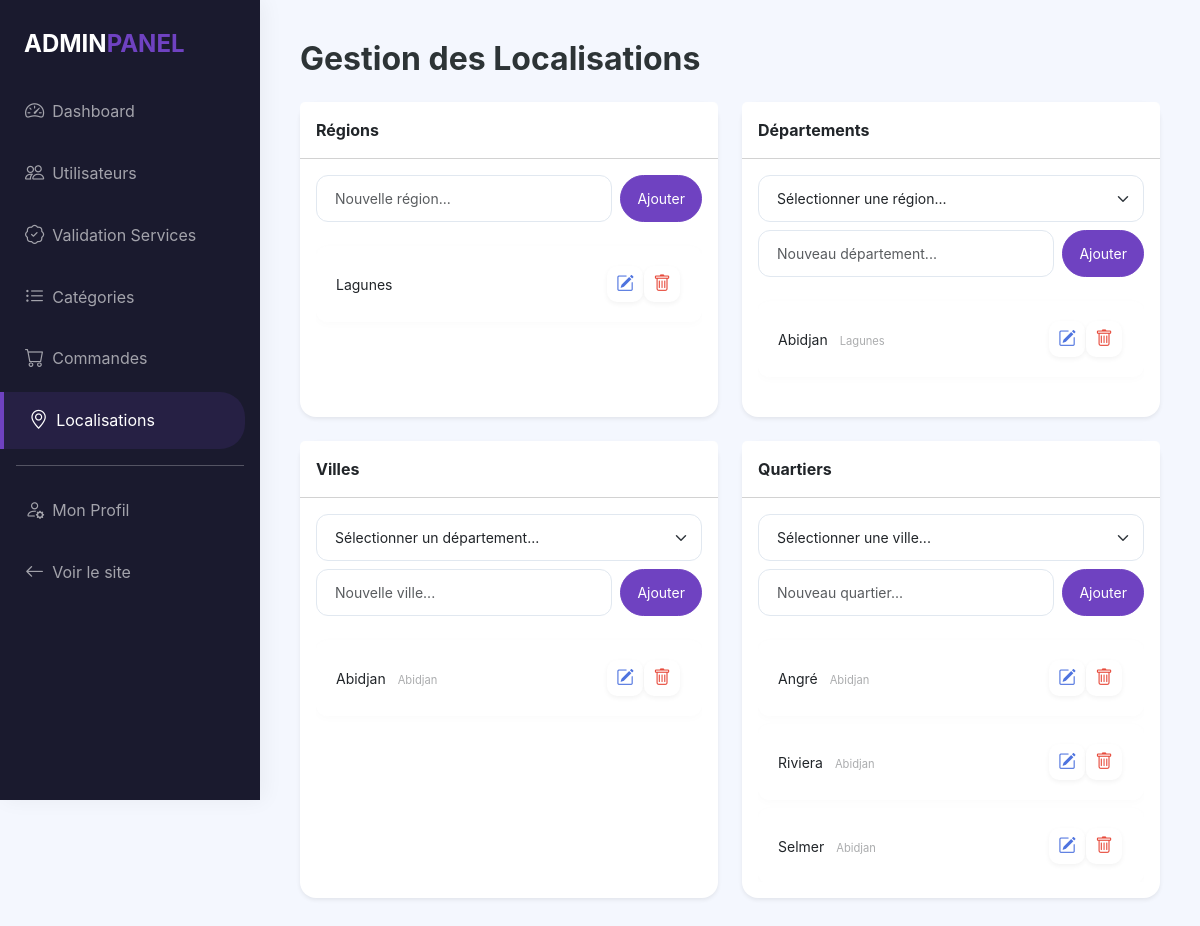
Screenshot of /admin/localisations.php (signed in) with the database file from the repository.
### tables this page shows
CREATE TABLE `Region` (
  `id_region` int NOT NULL,
  `nom_region` varchar(100) NOT NULL
);

CREATE TABLE `Departement` (
  `id_departement` int NOT NULL,
  `nom_departement` varchar(100) NOT NULL,
  `id_region` int NOT NULL
);

CREATE TABLE `Ville` (
  `id_ville` int NOT NULL,
  `nom_ville` varchar(100) NOT NULL,
  `id_departement` int NOT NULL
);

CREATE TABLE `Quartier` (
  `id_quartier` int NOT NULL,
  `nom_quartier` varchar(100) NOT NULL,
  `id_ville` int NOT NULL
);

### admin/localisations.php (the view, shortened to what this page needs)
<?php
require_once("../includes/db.php");
$regions = $conn->query("SELECT * FROM Region ORDER BY nom_region")->fetchAll(PDO::FETCH_ASSOC);
$depts = $conn->query("SELECT d.*, r.nom_region FROM Departement d JOIN Region r ON d.id_region = r.id_region ORDER BY d.nom_departement")->fetchAll(PDO::FETCH_ASSOC);
$villes = $conn->query("SELECT v.*, d.nom_departement FROM Ville v JOIN Departement d ON v.id_departement = d.id_departement ORDER BY v.nom_ville")->fetchAll(PDO::FETCH_ASSOC);
$quartiers = $conn->query("SELECT q.*, v.nom_ville FROM Quartier q JOIN Ville v ON q.id_ville = v.id_ville ORDER BY q.nom_quartier")->fetchAll(PDO::FETCH_ASSOC);
?>
<!DOCTYPE html>
<html lang="fr">
<head>
    <link href="https://cdn.jsdelivr.net/npm/bootstrap@5.3.0/dist/css/bootstrap.min.css" rel="stylesheet">
    <link rel="stylesheet" href="https://cdn.jsdelivr.net/npm/bootstrap-icons@1.11.0/font/bootstrap-icons.css">
    <link rel="stylesheet" href="assets/css/style.css">
</head>
<body>
    <?php include("includes/barre_laterale.php") ?>
    <div class="main-content">
        <h2 class="fw-bold mb-4">Gestion des Localisations</h2>
        <div class="row">
            <div class="col-md-6 mb-4">
                <div class="card border-0 shadow-sm h-100">
                    <div class="card-header bg-white fw-bold py-3">Régions</div>
                    <div class="card-body">
                        <form action="" method="POST" class="d-flex gap-2 mb-3">
                            <input type="text" name="nom_region" class="form-control form-control-sm" placeholder="Nouvelle région..." required>
                            <button type="submit" name="ajouter_region" class="btn btn-primary btn-sm px-3">Ajouter</button>
                        </form>
                        <div class="table-responsive" style="max-height: 250px;">
                            <table class="table table-sm table-hover align-middle">
                                <tbody class="small">
                                    <?php foreach($regions as $r): ?>
                                    <tr>
                                        <td><?php echo $r['nom_region']; ?></td>
                                        <td class="text-end">
                                            <div class="btn-group">
                                                <button class="btn text-primary"
                                                        data-bs-toggle="modal"
                                                        data-bs-target="#editRegionModal"
                                                        data-id="<?php echo $r['id_region']; ?>"
                                                        data-nom="<?php echo $r['nom_region']; ?>"
                                                        onclick="remplirRegion(this)"><i class="bi bi-pencil-square"></i></button>
                                                <a href="?suppr_region=<?php echo $r['id_region']; ?>" onclick="return confirm('Attention : Cela supprimera tous les départements et villes associés. Continuer ?')" class="btn text-danger"><i class="bi bi-trash"></i></a>
                                            </div>
                                        </td>
                                    </tr>
                                    <?php endforeach; ?>
                                </tbody>
                            </table>
                        </div>
                    </div>
                </div>
            </div>
            <div class="col-md-6 mb-4">
                <div class="card border-0 shadow-sm h-100">
                    <div class="card-header bg-white fw-bold py-3">Départements</div>
                    <div class="card-body">
                        <form action="" method="POST" class="mb-3">
                            <div class="mb-2">
                                <select name="id_region" class="form-select form-select-sm" required>
                                    <option value="">Sélectionner une région...</option>
                                </select>
                            </div>
                            <div class="d-flex gap-2">
                                <input type="text" name="nom_departement" class="form-control form-control-sm" placeholder="Nouveau département..." required>
                                <button type="submit" name="ajouter_departement" class="btn btn-primary btn-sm px-3">Ajouter</button>
                            </div>
                        </form>
                        <div class="table-responsive" style="max-height: 250px;">
                            <table class="table table-sm table-hover align-middle">
                                <tbody class="small">
                                    <?php foreach($depts as $d): ?>
                                    <tr>
                                        <td><?php echo $d['nom_departement']; ?> <span class="text-muted opacity-50 ms-2" style="font-size:0.7rem;"><?php echo $d['nom_region']; ?></span></td>
                                        <td class="text-end">
                                            <div class="btn-group">
                                                <button class="btn text-primary"
                                                        data-bs-toggle="modal"
                                                        data-bs-target="#editDeptModal"
                                                        data-id="<?php echo $d['id_departement']; ?>"
                                                        data-nom="<?php echo $d['nom_departement']; ?>"
                                                        data-reg="<?php echo $d['id_region']; ?>"
                                                        onclick="remplirDept(this)"><i class="bi bi-pencil-square"></i></button>
                                                <a href="?suppr_dept=<?php echo $d['id_departement']; ?>" onclick="return confirm('Supprimer ?')" class="btn text-danger"><i class="bi bi-trash"></i></a>
                                            </div>
                                        </td>
                                    </tr>
                                    <?php endforeach; ?>
                                </tbody>
                            </table>
                        </div>
                    </div>
                </div>
            </div>
            <div class="col-md-6 mb-4">
                <div class="card border-0 shadow-sm h-100">
                    <div class="card-header bg-white fw-bold py-3">Villes</div>
                    <div class="card-body">
                        <form action="" method="POST" class="mb-3">
                            <div class="mb-2">
                                <select name="id_departement" class="form-select form-select-sm" required>
                                    <option value="">Sélectionner un département...</option>
                                </select>
                            </div>
                            <div class="d-flex gap-2">
                                <input type="text" name="nom_ville" class="form-control form-control-sm" placeholder="Nouvelle ville..." required>
                                <button type="submit" name="ajouter_ville" class="btn btn-primary btn-sm px-3">Ajouter</button>
                            </div>
                        </form>
                        <div class="table-responsive" style="max-height: 250px;">
                            <table class="table table-sm table-hover align-middle">
                                <tbody class="small">
                                    <?php foreach($villes as $v): ?>
                                    <tr>
                                        <td><?php echo $v['nom_ville']; ?> <span class="text-muted opacity-50 ms-2" style="font-size:0.7rem;"><?php echo $v['nom_departement']; ?></span></td>
                                        <td class="text-end">
                                            <div class="btn-group">
                                                <button class="btn text-primary"
                                                        data-bs-toggle="modal"
                                                        data-bs-target="#editVilleModal"
                                                        data-id="<?php echo $v['id_ville']; ?>"
                                                        data-nom="<?php echo $v['nom_ville']; ?>"
                                                        data-dept="<?php echo $v['id_departement']; ?>"
                                                        onclick="remplirVille(this)"><i class="bi bi-pencil-square"></i></button>
                                                <a href="?suppr_ville=<?php echo $v['id_ville']; ?>" onclick="return confirm('Supprimer ?')" class="btn text-danger"><i class="bi bi-trash"></i></a>
                                            </div>
                                        </td>
                                    </tr>
                                    <?php endforeach; ?>
                                </tbody>
                            </table>
                        </div>
                    </div>
                </div>
            </div>
            <div class="col-md-6 mb-4">
                <div class="card border-0 shadow-sm h-100">
                    <div class="card-header bg-white fw-bold py-3">Quartiers</div>
                    <div class="card-body">
                        <form action="" method="POST" class="mb-3">
                            <div class="mb-2">
                                <select name="id_ville" class="form-select form-select-sm" required>
                                    <option value="">Sélectionner une ville...</option>
                                </select>
                            </div>
                            <div class="d-flex gap-2">
                                <input type="text" name="nom_quartier" class="form-control form-control-sm" placeholder="Nouveau quartier..." required>
                                <button type="submit" name="ajouter_quartier" class="btn btn-primary btn-sm px-3">Ajouter</button>
                            </div>
                        </form>
                        <div class="table-responsive" style="max-height: 250px;">
                            <table class="table table-sm table-hover align-middle">
                                <tbody class="small">
                                    <?php foreach($quartiers as $q): ?>
                                    <tr>
                                        <td><?php echo $q['nom_quartier']; ?> <span class="text-muted opacity-50 ms-2" style="font-size:0.7rem;"><?php echo $q['nom_ville']; ?></span></td>
                                        <td class="text-end">
                                            <div class="btn-group">
                                                <button class="btn text-primary"
                                                        data-bs-toggle="modal"
                                                        data-bs-target="#editQuartierModal"
                                                        data-id="<?php echo $q['id_quartier']; ?>"
                                                        data-nom="<?php echo $q['nom_quartier']; ?>"
                                                        data-ville="<?php echo $q['id_ville']; ?>"
                                                        onclick="remplirQuartier(this)"><i class="bi bi-pencil-square"></i></button>
                                                <a href="?suppr_quartier=<?php echo $q['id_quartier']; ?>" onclick="return confirm('Supprimer ?')" class="btn text-danger"><i class="bi bi-trash"></i></a>
                                            </div>
                                        </td>
                                    </tr>
                                    <?php endforeach; ?>
                                </tbody>
                            </table>
                        </div>
                    </div>
                </div>
            </div>
        </div>
    </div>
</body>
</html>

### admin/assets/css/style.css (style rules this page uses)
:root { --sidebar-width: 260px; --primary-color: #6f42c1; --primary-hover: #59359a; --bs-primary: #6f42c1; --bs-primary-rgb: 111, 66, 193; --bg-light: #f4f7fe; --card-shadow: 0 10px 30px rgba(0, 0, 0, 0.05); --transition: all 0.3s cubic-bezier(0.4, 0, 0.2, 1); }
.btn-primary { background-color: var(--primary-color) !important; border-color: var(--primary-color) !important; border-radius: 50px !important; padding: 10px 24px; transition: var(--transition); }
.text-primary { color: var(--primary-color) !important; }
body { background-color: var(--bg-light); font-family: 'Inter', system-ui, -apple-system, sans-serif; color: #2d3436; }
.main-content { margin-left: var(--sidebar-width); padding: 40px; }
.card { border-radius: 16px !important; border: none !important; box-shadow: var(--card-shadow); transition: var(--transition); position: relative; z-index: 1; overflow: visible !important; }
.form-control, .form-select { border-radius: 12px; padding: 12px 18px; border: 1px solid #e1e8f0; transition: var(--transition); }
.table { border-collapse: separate; border-spacing: 0 8px; background-color: transparent !important; }
.table tbody tr { background-color: white !important; box-shadow: 0 2px 10px rgba(0, 0, 0, 0.02); border-radius: 12px; transition: var(--transition); }
.table tbody td { padding: 20px !important; border: none !important; }
.table tbody td:first-child { border-top-left-radius: 12px; border-bottom-left-radius: 12px; }
.table tbody td:last-child { border-top-right-radius: 12px; border-bottom-right-radius: 12px; }
.btn-group .btn, .btn-action { border-radius: 10px !important; margin: 0 2px; width: 36px; height: 36px; padding: 0 !important; display: inline-flex; align-items: center; justify-content: center; border: none !important; background-color: white !important; box-shadow: 0 2px 5px rgba(0,0,0,0.05); transition: var(--transition); text-decoration: none; }
.btn-group .btn i, .btn-action i { font-size: 1.1rem; }
.btn-group .text-primary { color: #4e73df !important; }
.btn-group .text-danger { color: #e74a3b !important; }

### rows the page displays
region: nom_region "Lagunes"
departement: nom_departement "Abidjan", id_region.nom_region "Lagunes"
ville: nom_ville "Abidjan", id_departement.nom_departement "Abidjan"
quartier: nom_quartier "Angré", id_ville.nom_ville "Abidjan"
quartier: nom_quartier "Riviera", id_ville.nom_ville "Abidjan"
quartier: nom_quartier "Selmer", id_ville.nom_ville "Abidjan"
